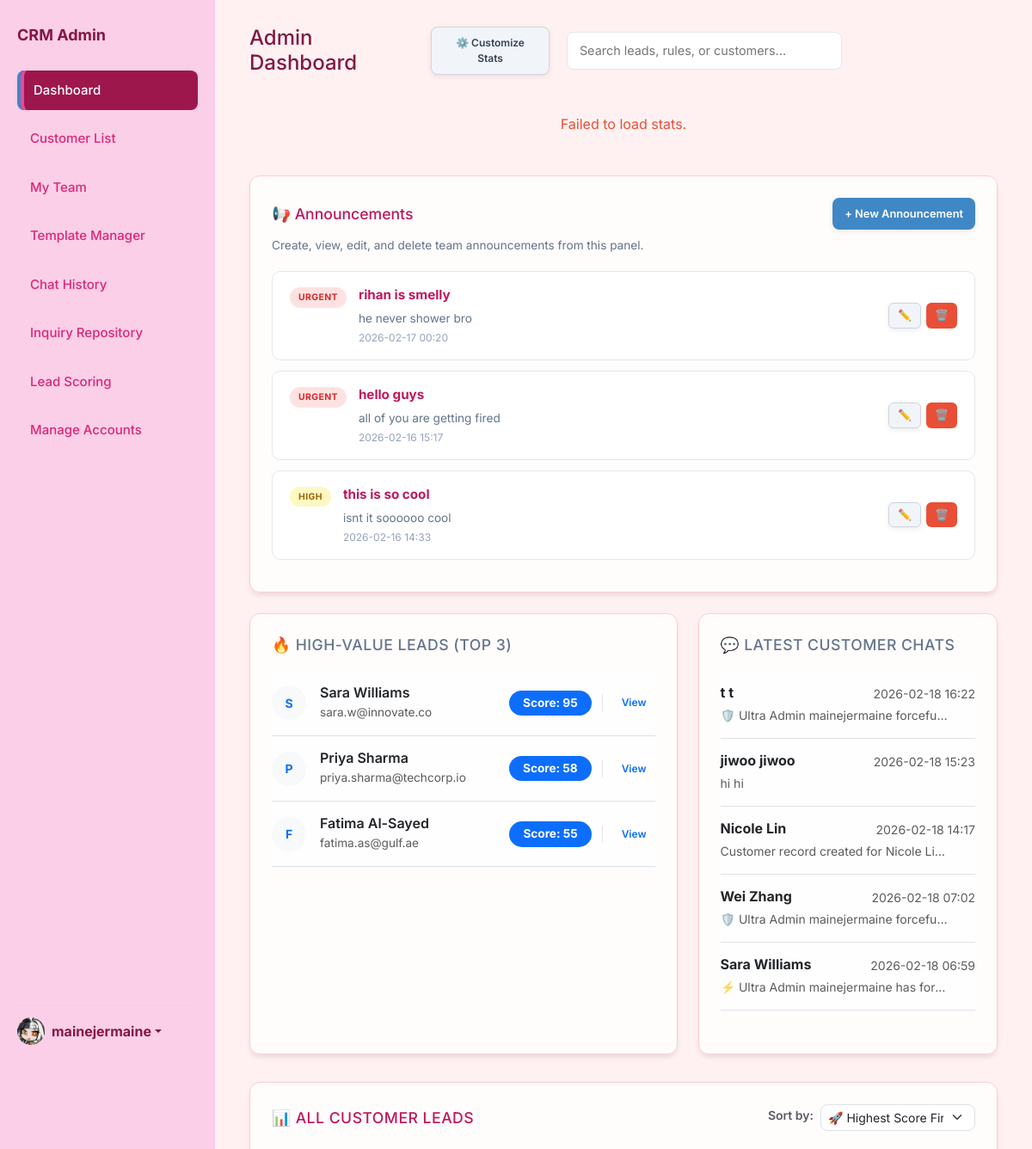
Page /dashboard (signed in, upper part) on the earlier database version.
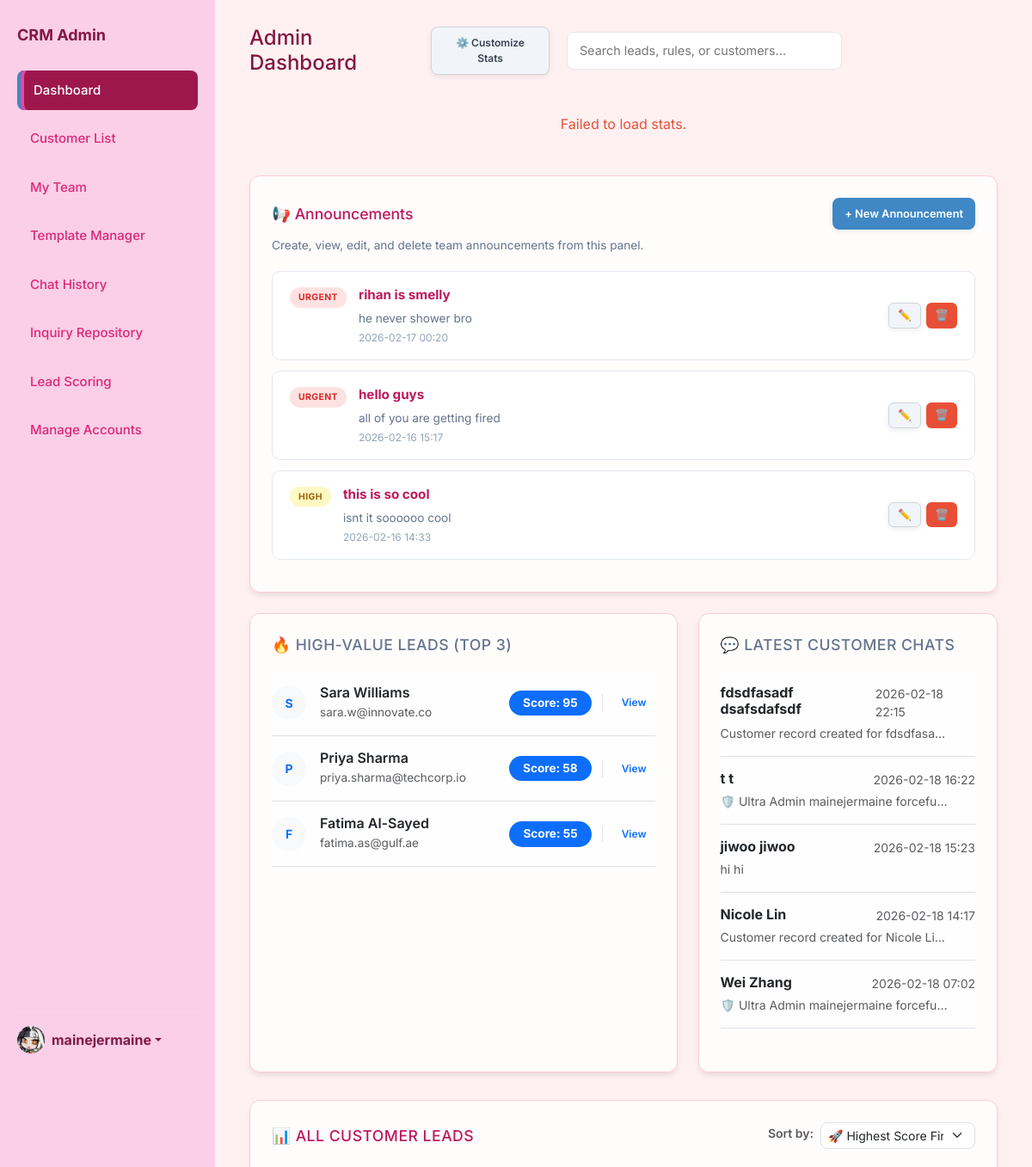
Same page on the later database version.
### app.py (models this page shows, shortened)
class Announcement(db.Model):
    id = db.Column(db.Integer, primary_key=True)
    title = db.Column(db.String(150), nullable=False)
    content = db.Column(db.Text, nullable=False)
    priority = db.Column(db.String(20), nullable=False, default='normal')  # low, normal, high, urgent
    created_at = db.Column(db.String(50))

class ChatSession(db.Model):
    id = db.Column(db.Integer, primary_key=True)
    visitor_name = db.Column(db.String(100), nullable=False)
    visitor_email = db.Column(db.String(120))
    status = db.Column(db.String(20), default='bot')  # bot, agent_active, closed
    linked_customer_id = db.Column(db.Integer, db.ForeignKey('customer.id'), nullable=True)
    linked_inquiry_id = db.Column(db.Integer, db.ForeignKey('inquiry.id'), nullable=True)
    created_at = db.Column(db.String(50))
    updated_at = db.Column(db.String(50))
    tags = db.Column(db.String(200), default='')  # comma-separated: impt,waiting,completed
    archived = db.Column(db.Boolean, default=False)
    pinned = db.Column(db.Boolean, default=False)
    assigned_agent_id = db.Column(db.Integer, db.ForeignKey('user.id'), nullable=True)
    requested_agent_id = db.Column(db.Integer, db.ForeignKey('user.id'), nullable=True)
    transfer_status = db.Column(db.String(20), default='none')  # none, pending
    chat_messages = db.relationship('ChatMessage', backref='session', cascade="all, delete-orphan", order_by='ChatMessage.id')
    linked_customer = db.relationship('Customer', backref='chat_sessions')
    linked_inquiry = db.relationship('Inquiry', backref='chat_sessions')
    assigned_agent = db.relationship('User', foreign_keys=[assigned_agent_id], backref='assigned_chats')
    requested_agent = db.relationship('User', foreign_keys=[requested_agent_id], backref='requested_chats')

class ChatMessage(db.Model):
    id = db.Column(db.Integer, primary_key=True)
    session_id = db.Column(db.Integer, db.ForeignKey('chat_session.id'), nullable=False)
    sender_type = db.Column(db.String(20), nullable=False)  # customer, bot, agent, system
    sender_name = db.Column(db.String(100))
    text = db.Column(db.Text, nullable=False)
    timestamp = db.Column(db.String(50))

### app.py (the view)
@app.route('/')
@app.route('/dashboard')
def dashboard():
    all_rules = Rule.query.all()
    all_inquiries = Inquiry.query.all()
    all_announcements = Announcement.query.order_by(Announcement.id.desc()).all()
    latest_chats = ChatSession.query.filter_by(archived=False).order_by(ChatSession.updated_at.desc()).limit(5).all()
    all_sessions = ChatSession.query.all()
    scored_sessions = []
    for s in all_sessions:
        score = calculate_session_score(s)
        s.calculated_score = score # Attach for template
        scored_sessions.append(s)
    scored_sessions.sort(key=lambda x: x.calculated_score, reverse=True)
    high_value_leads = scored_sessions[:3] # User asked for High Value sections... template says Top 3
    active_leads = [s for s in scored_sessions if s.calculated_score > 0]
    return render_template('admin_dashboard_main_hub.html',
                           all_rules=all_rules,
                           all_inquiries=all_inquiries,
                           all_announcements=all_announcements,
                           latest_chats=latest_chats,
                           high_value_leads=high_value_leads,
                           all_leads=active_leads)

### app.py (called while the page is built)
@app.context_processor
def context_processor():
    from flask import g
    return dict(
        team_pending_requests_count=getattr(g, 'team_pending_requests_count', 0),
        unread_team_messages=getattr(g, 'unread_team_messages', False)
    )

@app.context_processor
def inject_user_preferences():
    theme = 'light'
    if has_request_context() and 'user_id' in session:
        user_id = session.get('user_id')
        user = User.query.get(user_id)
        if user and user.preferences:
            try:
                import json
                prefs = json.loads(user.preferences)
                theme = prefs.get('theme', 'light')
            except:
                pass
    return dict(current_theme=theme)

### templates/admin_dashboard_main_hub.html (shortened to what the changed rows need)
<!DOCTYPE html>
<html lang="en">
<head>
    <link href="https://cdn.jsdelivr.net/npm/bootstrap@5.3.0/dist/css/bootstrap.min.css" rel="stylesheet">
    <link rel="stylesheet" href="https://cdn.jsdelivr.net/npm/bootstrap-icons@1.11.1/font/bootstrap-icons.css">
    <link rel="stylesheet" href="{{ url_for('static', filename='style.css') }}">
</head>
<body id="page-dashboard"
    class="{% if current_theme and current_theme != 'light' %}theme-{{ current_theme }}{% endif %}">
    <aside class="sidebar">
        <h2>CRM Admin</h2>
    </aside>
    <main class="main">
        <div class="header">
            <div class="header-left">
                <h1 style="margin:0; font-size: 24px;">Admin Dashboard</h1>
            </div>
        </div>
        <div class="card mb-4 announcement-section" style="padding: 25px;">
            <div id="announcementsContainer">
                {% if all_announcements %}
                {% for a in all_announcements %}
                <div class="announcement-card" id="announcement-{{ a.id }}" data-id="{{ a.id }}">
                    <div class="announcement-card-left">
                        <span class="announcement-priority-badge priority-{{ a.priority }}">{{ a.priority | upper
                            }}</span>
                        <div class="announcement-card-body">
                            <strong class="announcement-title">{{ a.title }}</strong>
                            <p class="announcement-content">{{ a.content }}</p>
                            <small class="announcement-date">{{ a.created_at or 'N/A' }}</small>
                        </div>
                    </div>
                    {% if session.get('user_role') in ['ultra_admin', 'super_admin', 'admin'] %}
                    <div class="announcement-card-actions">
                        <button class="btn btn-sm btn-gray" title="Edit"
                            onclick="editAnnouncement({{ a.id }}, '{{ a.title | e }}', `{{ a.content | e }}`, '{{ a.priority }}')">✏️</button>
                        <button class="btn btn-sm btn-red" title="Delete"
                            onclick="confirmDeleteAnnouncement({{ a.id }})">🗑️</button>
                    </div>
                    {% endif %}
                </div>
                {% endfor %}
                {% endif %}
            </div>
        </div>
        <div class="row g-4">
            <div class="col-12 col-lg-7">
                <div class="card h-100">
                    <div id="highValueLeadsContainer">
                        {% if high_value_leads %}
                        <div class="list-group list-group-flush">
                            {% for lead in high_value_leads %}
                            <div
                                class="list-group-item px-0 py-3 d-flex align-items-center justify-content-between border-bottom">
                                <div class="d-flex align-items-center">
                                    <div class="avatar-circle me-3 bg-light text-primary"
                                        style="width:40px; height:40px; border-radius:50%; display:flex; align-items:center; justify-content:center; font-weight:bold;">
                                        {{ lead.visitor_name[0] | upper }}
                                    </div>
                                    <div>
                                        <h6 class="mb-0 text-dark" style="font-weight:600;">
                                            {{ lead.visitor_name }}
                                        </h6>
                                        <small class="text-muted" style="font-size:0.85rem;">{{ lead.visitor_email or
                                            'No email' }}</small>
                                    </div>
                                </div>
                                <div class="text-end d-flex align-items-center gap-2">
                                    <span class="badge bg-primary rounded-pill px-3 py-2" style="font-size:0.85rem;">
                                        Score: {{ lead.calculated_score | int }}
                                    </span>
                                    <a href="/history?session={{ lead.id }}" class="btn btn-sm btn-outline-primary"
                                        style="font-size: 0.75rem; border-radius: 6px; padding: 4px 10px;">
                                        View
                                    </a>
                                </div>
                            </div>
                            {% endfor %}
                        </div>
                        {% else %}
                        <div class="text-center py-4">
                            <p class="text-muted mb-0">No leads scored yet.</p>
                        </div>
                        {% endif %}
                    </div>
                </div>
            </div>
            <div class="col-12 col-lg-5">
                <div class="card h-100">
                    <div id="latestChatsContainer">
                        {% if latest_chats %}
                        <div class="list-group list-group-flush">
                            {% for chat in latest_chats %}
                            <a href="/history?session={{ chat.id }}"
                                class="list-group-item list-group-item-action px-0 py-3 border-bottom">
                                <div class="d-flex w-100 justify-content-between mb-1">
                                    <h6 class="mb-0 fw-bold text-dark">
                                        {{ chat.visitor_name }}
                                    </h6>
                                    <small class="text-muted">{{ chat.updated_at.split(' ')[1] if chat.updated_at and '
                                        ' in chat.updated_at else chat.updated_at }}</small>
                                </div>
                                <p class="mb-0 small text-muted text-truncate" style="max-width: 90%;">
                                    {% if chat.chat_messages %}
                                    {{ chat.chat_messages[-1].text }}
                                    {% else %}
                                    <em>No messages yet</em>
                                    {% endif %}
                                </p>
                            </a>
                            {% endfor %}
                        </div>
                        {% else %}
                        <div class="text-center py-4">
                            <p class="text-muted mb-0">No recent chats found.</p>
                        </div>
                        {% endif %}
                    </div>
                </div>
            </div>
        </div>
</body>
</html>

Differences in the rows shown:
no longer on one of the page's lists (row unchanged): ChatSession: visitor_name "Sara Williams", updated_at "2026-02-18 06:59", text "⚡ Ultra Admin mainejermaine has for…"
added ChatSession: visitor_name "fdsdfasadf dsafsdafsdf", updated_at "2026-02-18 22:15", text "Customer record created for fdsdfasa…", shown under "💬 LATEST CUSTOMER CHATS"
